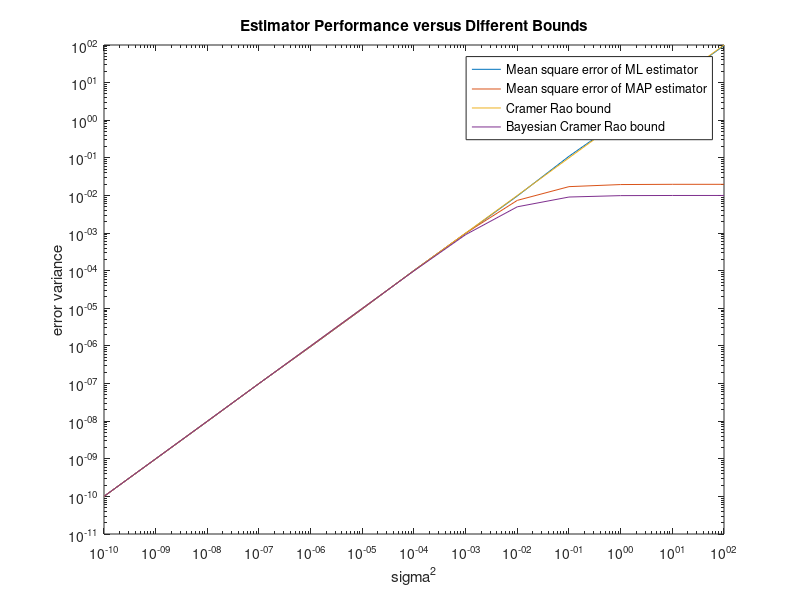

The MATLAB source for this figure:
N = 100;
x = randperm(N)';
x = x/norm(x/sqrt(2));
sigma = sqrt(10.^[-10:2]);
s = 0.01;
for ii = 1:1000
hI = sqrt(s)'*randn;
hQ = sqrt(s)'*randn;
h = hI + 1j*hQ;
len = length(sigma);
for i=1:len
    n = sigma(i)*(randn(N,1) + 1j*randn(N,1));
    y = h*x + n;
    % ML estimator
    h_ml(ii,i) = sum(y.*x)/sum(x.*x);
    var_ml(ii,i) = abs(h_ml(ii,i)-h)^2;
    
    % MAP estimator
    h_map(ii,i) = sum(y.*x)/(sum(x.*x)+2*sigma(i)^2/s);
    var_map(ii,i) = abs(real(h_map(ii,i))-real(h))^2 + abs(imag(h_map(ii,i))-imag(h))^2;
    % CRB
    crb(ii,i) = 2*sigma(i)^2/sum(x.*x);
    % BCRB
    bcrb(ii,i) = 2*s*sigma(i)^2/(s*sum(x.*x)+2*sigma(i)^2);
end
end
% figures
loglog(sigma.^2,mean(var_ml,1));hold on
loglog(sigma.^2,mean(var_map,1));hold on
loglog(sigma.^2,mean(crb,1));hold on
loglog(sigma.^2,mean(bcrb,1))
legend('Mean square error of ML estimator',...
    'Mean square error of MAP estimator',...
    'Cramer Rao bound','Bayesian Cramer Rao bound');
title('Estimator Performance versus Different Bounds');
xlabel('sigma^2');
ylabel('error variance');